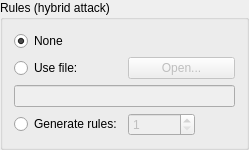
                 <widget class="QGroupBox" name="groupBox_hc_rules">
                  <property name="sizePolicy">
                   <sizepolicy hsizetype="Preferred" vsizetype="Preferred">
                    <horstretch>0</horstretch>
                    <verstretch>0</verstretch>
                   </sizepolicy>
                  </property>
                  <property name="title">
                   <string>Rules (hybrid attack)</string>
                  </property>
                  <property name="flat">
                   <bool>false</bool>
                  </property>
                  <layout class="QVBoxLayout" name="verticalLayout_36">
                   <item>
                    <widget class="QRadioButton" name="radioButton_hc_rules_none">
                     <property name="text">
                      <string>None</string>
                     </property>
                     <property name="checked">
                      <bool>true</bool>
                     </property>
                     <attribute name="buttonGroup">
                      <string notr="true">buttonGroup_hc_rules</string>
                     </attribute>
                    </widget>
                   </item>
                   <item>
                    <layout class="QVBoxLayout" name="verticalLayout">
                     <item>
                      <layout class="QHBoxLayout" name="horizontalLayout_5">
                       <item>
                        <widget class="QRadioButton" name="radioButton_hc_open_rulesfile">
                         <property name="text">
                          <string>Use file:</string>
                         </property>
                         <attribute name="buttonGroup">
                          <string notr="true">buttonGroup_hc_rules</string>
                         </attribute>
                        </widget>
                       </item>
                       <item>
                        <widget class="QPushButton" name="pushButton_hc_open_rulesfile">
                         <property name="enabled">
                          <bool>false</bool>
                         </property>
                         <property name="text">
                          <string>Open...</string>
                         </property>
                        </widget>
                       </item>
                      </layout>
                     </item>
                     <item>
                      <widget class="QLineEdit" name="lineEdit_hc_open_rulesfile">
                       <property name="enabled">
                        <bool>false</bool>
                       </property>
                       <property name="sizePolicy">
                        <sizepolicy hsizetype="Expanding" vsizetype="Fixed">
                         <horstretch>0</horstretch>
                         <verstretch>0</verstretch>
                        </sizepolicy>
                       </property>
                       <property name="readOnly">
                        <bool>false</bool>
                       </property>
                      </widget>
                     </item>
                    </layout>
                   </item>
                   <item>
                    <layout class="QHBoxLayout" name="horizontalLayout_4">
                     <item>
                      <widget class="QRadioButton" name="radioButton_hc_rules_generated">
                       <property name="text">
                        <string>Generate rules:</string>
                       </property>
                       <attribute name="buttonGroup">
                        <string notr="true">buttonGroup_hc_rules</string>
                       </attribute>
                      </widget>
                     </item>
                     <item>
                      <widget class="QSpinBox" name="spinBox_hc_rules">
                       <property name="enabled">
                        <bool>false</bool>
                       </property>
                       <property name="sizePolicy">
                        <sizepolicy hsizetype="Expanding" vsizetype="Fixed">
                         <horstretch>0</horstretch>
                         <verstretch>0</verstretch>
                        </sizepolicy>
                       </property>
                       <property name="prefix">
                        <string/>
                       </property>
                       <property name="minimum">
                        <number>1</number>
                       </property>
                       <property name="maximum">
                        <number>1000000</number>
                       </property>
                      </widget>
                     </item>
                     <item>
                      <spacer name="horizontalSpacer_6">
                       <property name="orientation">
                        <enum>Qt::Horizontal</enum>
                       </property>
                       <property name="sizeHint" stdset="0">
                        <size>
                         <width>40</width>
                         <height>20</height>
                        </size>
                       </property>
                      </spacer>
                     </item>
                    </layout>
                   </item>
                  </layout>
                 </widget>
